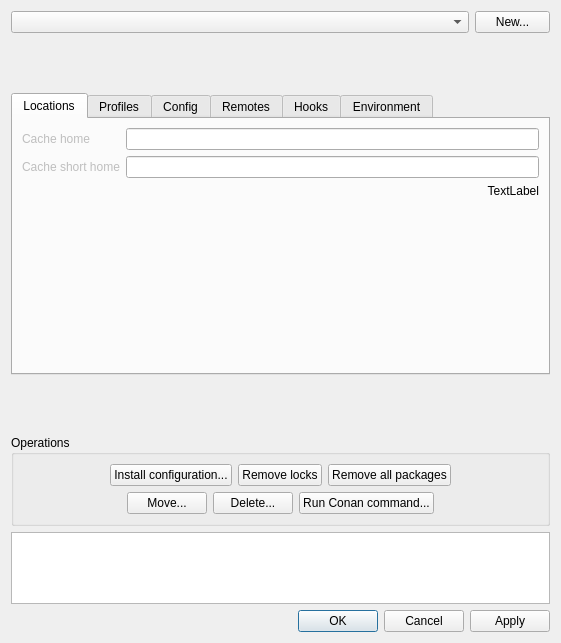
<?xml version="1.0" encoding="UTF-8"?>
<ui version="4.0">
 <class>ManageLocalCaches</class>
 <widget class="QDialog" name="ManageLocalCaches">
  <property name="geometry">
   <rect>
    <x>0</x>
    <y>0</y>
    <width>561</width>
    <height>643</height>
   </rect>
  </property>
  <property name="windowTitle">
   <string>Manage Local Caches</string>
  </property>
  <layout class="QVBoxLayout" name="verticalLayout">
   <item>
    <layout class="QVBoxLayout" name="verticalLayout_5">
     <item>
      <layout class="QHBoxLayout" name="cacheNameLayout">
       <item>
        <widget class="QComboBox" name="local_cache_names">
         <property name="toolTip">
          <string>List of all local caches cruiz is aware of</string>
         </property>
        </widget>
       </item>
       <item>
        <widget class="QPushButton" name="new_local_cache_button">
         <property name="maximumSize">
          <size>
           <width>75</width>
           <height>16777215</height>
          </size>
         </property>
         <property name="toolTip">
          <string>Create a new local cache</string>
         </property>
         <property name="text">
          <string>New...</string>
         </property>
        </widget>
       </item>
      </layout>
     </item>
     <item>
      <spacer name="verticalSpacer_2">
       <property name="orientation">
        <enum>Qt::Vertical</enum>
       </property>
       <property name="sizeHint" stdset="0">
        <size>
         <width>20</width>
         <height>40</height>
        </size>
       </property>
      </spacer>
     </item>
     <item>
      <widget class="QTabWidget" name="localCacheInfo">
       <property name="currentIndex">
        <number>0</number>
       </property>
       <widget class="QWidget" name="locationsTab">
        <attribute name="title">
         <string>Locations</string>
        </attribute>
        <attribute name="toolTip">
         <string>Locations of relevance to the local cache</string>
        </attribute>
        <layout class="QGridLayout" name="gridLayout">
         <item row="2" column="0">
          <spacer name="verticalSpacer_5">
           <property name="orientation">
            <enum>Qt::Vertical</enum>
           </property>
           <property name="sizeHint" stdset="0">
            <size>
             <width>20</width>
             <height>40</height>
            </size>
           </property>
          </spacer>
         </item>
         <item row="0" column="0">
          <layout class="QGridLayout" name="locationsLayout">
           <item row="1" column="0">
            <widget class="QLabel" name="loc_conan_user_home_short_label">
             <property name="enabled">
              <bool>false</bool>
             </property>
             <property name="text">
              <string>Cache short home</string>
             </property>
            </widget>
           </item>
           <item row="0" column="0">
            <widget class="QLabel" name="label_5">
             <property name="enabled">
              <bool>false</bool>
             </property>
             <property name="text">
              <string>Cache home</string>
             </property>
            </widget>
           </item>
           <item row="0" column="1">
            <widget class="QLineEdit" name="conan_user_home"/>
           </item>
           <item row="1" column="1">
            <widget class="QLineEdit" name="conan_user_home_short"/>
           </item>
          </layout>
         </item>
         <item row="1" column="0">
          <widget class="QLabel" name="localCacheRecipeCount">
           <property name="toolTip">
            <string>Number of recipes in cruiz associated with this cache.  A cache can only be deleted when there are no recipe associations.</string>
           </property>
           <property name="text">
            <string>TextLabel</string>
           </property>
           <property name="alignment">
            <set>Qt::AlignRight|Qt::AlignTrailing|Qt::AlignVCenter</set>
           </property>
          </widget>
         </item>
        </layout>
       </widget>
       <widget class="QWidget" name="profilesTab">
        <attribute name="title">
         <string>Profiles</string>
        </attribute>
        <attribute name="toolTip">
         <string>Extra directories to search for profiles (other than in the cache itself), and filenames of profiles that are visible to the cache.</string>
        </attribute>
        <layout class="QVBoxLayout" name="verticalLayout_7">
         <item>
          <layout class="QVBoxLayout" name="verticalLayout_6">
           <property name="spacing">
            <number>0</number>
           </property>
           <item>
            <widget class="QGroupBox" name="groupBox_2">
             <property name="title">
              <string>Available profiles</string>
             </property>
             <layout class="QVBoxLayout" name="verticalLayout_3">
              <property name="spacing">
               <number>0</number>
              </property>
              <property name="leftMargin">
               <number>2</number>
              </property>
              <property name="topMargin">
               <number>2</number>
              </property>
              <property name="rightMargin">
               <number>2</number>
              </property>
              <property name="bottomMargin">
               <number>2</number>
              </property>
              <item>
               <layout class="QHBoxLayout" name="horizontalLayout_7">
                <item>
                 <widget class="QListWidget" name="profilesList">
                  <property name="sizeAdjustPolicy">
                   <enum>QAbstractScrollArea::AdjustToContents</enum>
                  </property>
                 </widget>
                </item>
                <item>
                 <widget class="QPushButton" name="profilesCreateDefault">
                  <property name="text">
                   <string>Create Default</string>
                  </property>
                 </widget>
                </item>
               </layout>
              </item>
             </layout>
            </widget>
           </item>
           <item>
            <widget class="QGroupBox" name="groupBox">
             <property name="title">
              <string>Extra profile directories</string>
             </property>
             <layout class="QVBoxLayout" name="verticalLayout_4">
              <property name="spacing">
               <number>0</number>
              </property>
              <property name="leftMargin">
               <number>2</number>
              </property>
              <property name="topMargin">
               <number>2</number>
              </property>
              <property name="rightMargin">
               <number>2</number>
              </property>
              <property name="bottomMargin">
               <number>2</number>
              </property>
              <item>
               <layout class="QHBoxLayout" name="horizontalLayout_5">
                <property name="spacing">
                 <number>0</number>
                </property>
                <item>
                 <widget class="KeyValueTable" name="profilesTable">
                  <property name="sizeAdjustPolicy">
                   <enum>QAbstractScrollArea::AdjustToContents</enum>
                  </property>
                  <property name="editTriggers">
                   <set>QAbstractItemView::NoEditTriggers</set>
                  </property>
                  <property name="alternatingRowColors">
                   <bool>true</bool>
                  </property>
                  <property name="selectionMode">
                   <enum>QAbstractItemView::SingleSelection</enum>
                  </property>
                  <property name="selectionBehavior">
                   <enum>QAbstractItemView::SelectRows</enum>
                  </property>
                  <attribute name="horizontalHeaderStretchLastSection">
                   <bool>true</bool>
                  </attribute>
                  <attribute name="verticalHeaderVisible">
                   <bool>false</bool>
                  </attribute>
                  <column>
                   <property name="text">
                    <string>Name</string>
                   </property>
                  </column>
                  <column>
                   <property name="text">
                    <string>Directory</string>
                   </property>
                  </column>
                 </widget>
                </item>
                <item>
                 <widget class="QDialogButtonBox" name="profilesTableButtons">
                  <property name="orientation">
                   <enum>Qt::Vertical</enum>
                  </property>
                  <property name="standardButtons">
                   <set>QDialogButtonBox::Close|QDialogButtonBox::Open</set>
                  </property>
                 </widget>
                </item>
               </layout>
              </item>
             </layout>
            </widget>
           </item>
          </layout>
         </item>
        </layout>
       </widget>
       <widget class="QWidget" name="configTab">
        <attribute name="title">
         <string>Config</string>
        </attribute>
        <attribute name="toolTip">
         <string>Current cache configuration state</string>
        </attribute>
        <layout class="QVBoxLayout" name="verticalLayout_9">
         <item>
          <widget class="QCheckBox" name="configPrintRunCommands">
           <property name="text">
            <string>Print run commands</string>
           </property>
          </widget>
         </item>
         <item>
          <widget class="QCheckBox" name="configRevisions">
           <property name="text">
            <string>Revisions</string>
           </property>
          </widget>
         </item>
         <item>
          <spacer name="verticalSpacer_8">
           <property name="orientation">
            <enum>Qt::Vertical</enum>
           </property>
           <property name="sizeHint" stdset="0">
            <size>
             <width>20</width>
             <height>40</height>
            </size>
           </property>
          </spacer>
         </item>
        </layout>
       </widget>
       <widget class="QWidget" name="remotesTab">
        <attribute name="title">
         <string>Remotes</string>
        </attribute>
        <attribute name="toolTip">
         <string>Remotes used to search for package installs by this cache</string>
        </attribute>
        <layout class="QVBoxLayout" name="verticalLayout_10">
         <item>
          <layout class="QHBoxLayout" name="horizontalLayout_3">
           <property name="spacing">
            <number>0</number>
           </property>
           <item>
            <widget class="RemotesTable" name="remotesTable">
             <property name="sizeAdjustPolicy">
              <enum>QAbstractScrollArea::AdjustToContents</enum>
             </property>
             <property name="editTriggers">
              <set>QAbstractItemView::NoEditTriggers</set>
             </property>
             <property name="dragDropOverwriteMode">
              <bool>false</bool>
             </property>
             <property name="dragDropMode">
              <enum>QAbstractItemView::InternalMove</enum>
             </property>
             <property name="defaultDropAction">
              <enum>Qt::MoveAction</enum>
             </property>
             <property name="alternatingRowColors">
              <bool>true</bool>
             </property>
             <property name="selectionMode">
              <enum>QAbstractItemView::SingleSelection</enum>
             </property>
             <property name="selectionBehavior">
              <enum>QAbstractItemView::SelectRows</enum>
             </property>
             <attribute name="horizontalHeaderStretchLastSection">
              <bool>true</bool>
             </attribute>
             <attribute name="verticalHeaderVisible">
              <bool>false</bool>
             </attribute>
             <attribute name="verticalHeaderStretchLastSection">
              <bool>false</bool>
             </attribute>
             <column>
              <property name="text">
               <string>Enabled</string>
              </property>
             </column>
             <column>
              <property name="text">
               <string>Name</string>
              </property>
             </column>
             <column>
              <property name="text">
               <string>Url</string>
              </property>
             </column>
            </widget>
           </item>
           <item>
            <widget class="QDialogButtonBox" name="remotesTableButtons">
             <property name="orientation">
              <enum>Qt::Vertical</enum>
             </property>
             <property name="standardButtons">
              <set>QDialogButtonBox::Close|QDialogButtonBox::Open</set>
             </property>
            </widget>
           </item>
          </layout>
         </item>
        </layout>
       </widget>
       <widget class="QWidget" name="hooksTab">
        <attribute name="title">
         <string>Hooks</string>
        </attribute>
        <attribute name="toolTip">
         <string>Hooks and their status used by commands in this cache</string>
        </attribute>
        <layout class="QVBoxLayout" name="verticalLayout_11">
         <item>
          <layout class="QVBoxLayout" name="hooksLayout">
           <property name="spacing">
            <number>0</number>
           </property>
           <item>
            <widget class="QTableWidget" name="hooksTable">
             <property name="sizeAdjustPolicy">
              <enum>QAbstractScrollArea::AdjustToContents</enum>
             </property>
             <property name="editTriggers">
              <set>QAbstractItemView::NoEditTriggers</set>
             </property>
             <property name="alternatingRowColors">
              <bool>true</bool>
             </property>
             <property name="selectionMode">
              <enum>QAbstractItemView::SingleSelection</enum>
             </property>
             <property name="selectionBehavior">
              <enum>QAbstractItemView::SelectRows</enum>
             </property>
             <attribute name="horizontalHeaderStretchLastSection">
              <bool>true</bool>
             </attribute>
             <attribute name="verticalHeaderVisible">
              <bool>false</bool>
             </attribute>
             <attribute name="verticalHeaderStretchLastSection">
              <bool>false</bool>
             </attribute>
             <column>
              <property name="text">
               <string>Enabled</string>
              </property>
             </column>
             <column>
              <property name="text">
               <string>Path</string>
              </property>
             </column>
            </widget>
           </item>
          </layout>
         </item>
        </layout>
       </widget>
       <widget class="QWidget" name="environmentTab">
        <attribute name="title">
         <string>Environment</string>
        </attribute>
        <attribute name="toolTip">
         <string>Environment variables applied to conan commands in this cache</string>
        </attribute>
        <layout class="QVBoxLayout" name="verticalLayout_12">
         <item>
          <widget class="QGroupBox" name="groupBox_3">
           <property name="title">
            <string>Additions</string>
           </property>
           <layout class="QHBoxLayout" name="horizontalLayout_4">
            <property name="spacing">
             <number>0</number>
            </property>
            <property name="leftMargin">
             <number>0</number>
            </property>
            <property name="topMargin">
             <number>0</number>
            </property>
            <property name="rightMargin">
             <number>0</number>
            </property>
            <property name="bottomMargin">
             <number>0</number>
            </property>
            <item>
             <widget class="KeyValueTable" name="envTable">
              <property name="sizeAdjustPolicy">
               <enum>QAbstractScrollArea::AdjustToContents</enum>
              </property>
              <property name="editTriggers">
               <set>QAbstractItemView::DoubleClicked</set>
              </property>
              <property name="alternatingRowColors">
               <bool>true</bool>
              </property>
              <property name="selectionMode">
               <enum>QAbstractItemView::SingleSelection</enum>
              </property>
              <property name="selectionBehavior">
               <enum>QAbstractItemView::SelectRows</enum>
              </property>
              <attribute name="horizontalHeaderStretchLastSection">
               <bool>true</bool>
              </attribute>
              <attribute name="verticalHeaderVisible">
               <bool>false</bool>
              </attribute>
              <column>
               <property name="text">
                <string>Name</string>
               </property>
              </column>
              <column>
               <property name="text">
                <string>Value</string>
               </property>
              </column>
             </widget>
            </item>
            <item>
             <widget class="QDialogButtonBox" name="envTableButtons">
              <property name="orientation">
               <enum>Qt::Vertical</enum>
              </property>
              <property name="standardButtons">
               <set>QDialogButtonBox::Close|QDialogButtonBox::Open</set>
              </property>
             </widget>
            </item>
           </layout>
          </widget>
         </item>
         <item>
          <widget class="QGroupBox" name="groupBox_4">
           <property name="title">
            <string>Removals</string>
           </property>
           <layout class="QHBoxLayout" name="horizontalLayout_6">
            <property name="spacing">
             <number>0</number>
            </property>
            <property name="leftMargin">
             <number>0</number>
            </property>
            <property name="topMargin">
             <number>0</number>
            </property>
            <property name="rightMargin">
             <number>0</number>
            </property>
            <property name="bottomMargin">
             <number>0</number>
            </property>
            <item>
             <widget class="QListWidget" name="envRemoveList">
              <property name="sizeAdjustPolicy">
               <enum>QAbstractScrollArea::AdjustToContents</enum>
              </property>
              <property name="editTriggers">
               <set>QAbstractItemView::DoubleClicked</set>
              </property>
              <property name="alternatingRowColors">
               <bool>true</bool>
              </property>
              <property name="selectionMode">
               <enum>QAbstractItemView::SingleSelection</enum>
              </property>
              <property name="selectionBehavior">
               <enum>QAbstractItemView::SelectRows</enum>
              </property>
             </widget>
            </item>
            <item>
             <widget class="QDialogButtonBox" name="envRemoveButtons">
              <property name="orientation">
               <enum>Qt::Vertical</enum>
              </property>
              <property name="standardButtons">
               <set>QDialogButtonBox::Close|QDialogButtonBox::Open</set>
              </property>
             </widget>
            </item>
           </layout>
          </widget>
         </item>
         <item>
          <spacer name="verticalSpacer">
           <property name="orientation">
            <enum>Qt::Vertical</enum>
           </property>
           <property name="sizeHint" stdset="0">
            <size>
             <width>20</width>
             <height>40</height>
            </size>
           </property>
          </spacer>
         </item>
        </layout>
       </widget>
      </widget>
     </item>
     <item>
      <spacer name="verticalSpacer_3">
       <property name="orientation">
        <enum>Qt::Vertical</enum>
       </property>
       <property name="sizeHint" stdset="0">
        <size>
         <width>20</width>
         <height>40</height>
        </size>
       </property>
      </spacer>
     </item>
     <item>
      <widget class="QGroupBox" name="operationsBox">
       <property name="title">
        <string>Operations</string>
       </property>
       <property name="flat">
        <bool>false</bool>
       </property>
       <layout class="QVBoxLayout" name="verticalLayout_2">
        <item>
         <layout class="QHBoxLayout" name="horizontalLayout_2">
          <item>
           <spacer name="horizontalSpacer_3">
            <property name="orientation">
             <enum>Qt::Horizontal</enum>
            </property>
            <property name="sizeHint" stdset="0">
             <size>
              <width>40</width>
              <height>20</height>
             </size>
            </property>
           </spacer>
          </item>
          <item>
           <widget class="QPushButton" name="operations_installConfigButton">
            <property name="toolTip">
             <string>Install an external configuration onto the local cache</string>
            </property>
            <property name="text">
             <string>Install configuration...</string>
            </property>
           </widget>
          </item>
          <item>
           <widget class="QPushButton" name="operations_removeLocksButton">
            <property name="toolTip">
             <string>Remove all locks from within the local cache which may otherwise block some commands</string>
            </property>
            <property name="text">
             <string>Remove locks</string>
            </property>
           </widget>
          </item>
          <item>
           <widget class="QPushButton" name="operations_removeAllPackagesButton">
            <property name="toolTip">
             <string>Remove all installed packages from the local cache</string>
            </property>
            <property name="text">
             <string>Remove all packages</string>
            </property>
           </widget>
          </item>
          <item>
           <spacer name="horizontalSpacer_2">
            <property name="orientation">
             <enum>Qt::Horizontal</enum>
            </property>
            <property name="sizeHint" stdset="0">
             <size>
              <width>40</width>
              <height>20</height>
             </size>
            </property>
           </spacer>
          </item>
         </layout>
        </item>
        <item>
         <layout class="QHBoxLayout" name="horizontalLayout">
          <item>
           <spacer name="horizontalSpacer_4">
            <property name="orientation">
             <enum>Qt::Horizontal</enum>
            </property>
            <property name="sizeHint" stdset="0">
             <size>
              <width>40</width>
              <height>20</height>
             </size>
            </property>
           </spacer>
          </item>
          <item>
           <widget class="QPushButton" name="moveCacheButton">
            <property name="toolTip">
             <string>Move the location of the local cache</string>
            </property>
            <property name="text">
             <string>Move...</string>
            </property>
           </widget>
          </item>
          <item>
           <widget class="QPushButton" name="deleteCacheButton">
            <property name="toolTip">
             <string>Delete the local cache, from disk and from cruiz</string>
            </property>
            <property name="text">
             <string>Delete...</string>
            </property>
           </widget>
          </item>
          <item>
           <widget class="QPushButton" name="runConanCommandButton">
            <property name="text">
             <string>Run Conan command...</string>
            </property>
           </widget>
          </item>
          <item>
           <spacer name="horizontalSpacer_5">
            <property name="orientation">
             <enum>Qt::Horizontal</enum>
            </property>
            <property name="sizeHint" stdset="0">
             <size>
              <width>40</width>
              <height>20</height>
             </size>
            </property>
           </spacer>
          </item>
         </layout>
        </item>
       </layout>
      </widget>
     </item>
     <item>
      <widget class="QPlainTextEdit" name="localCacheLog">
       <property name="contextMenuPolicy">
        <enum>Qt::CustomContextMenu</enum>
       </property>
       <property name="sizeAdjustPolicy">
        <enum>QAbstractScrollArea::AdjustToContents</enum>
       </property>
       <property name="undoRedoEnabled">
        <bool>false</bool>
       </property>
       <property name="readOnly">
        <bool>true</bool>
       </property>
      </widget>
     </item>
     <item>
      <widget class="QDialogButtonBox" name="buttonBox">
       <property name="orientation">
        <enum>Qt::Horizontal</enum>
       </property>
       <property name="standardButtons">
        <set>QDialogButtonBox::Apply|QDialogButtonBox::Cancel|QDialogButtonBox::Ok</set>
       </property>
      </widget>
     </item>
    </layout>
   </item>
  </layout>
 </widget>
 <customwidgets>
  <customwidget>
   <class>RemotesTable</class>
   <extends>QTableWidget</extends>
   <header>cruiz/manage_local_cache/widgets/remotestable.h</header>
  </customwidget>
  <customwidget>
   <class>KeyValueTable</class>
   <extends>QTableWidget</extends>
   <header>cruiz/manage_local_cache/widgets/keyvaluetable.h</header>
  </customwidget>
 </customwidgets>
 <resources/>
 <connections>
  <connection>
   <sender>buttonBox</sender>
   <signal>accepted()</signal>
   <receiver>ManageLocalCaches</receiver>
   <slot>accept()</slot>
   <hints>
    <hint type="sourcelabel">
     <x>224</x>
     <y>216</y>
    </hint>
    <hint type="destinationlabel">
     <x>157</x>
     <y>237</y>
    </hint>
   </hints>
  </connection>
  <connection>
   <sender>buttonBox</sender>
   <signal>rejected()</signal>
   <receiver>ManageLocalCaches</receiver>
   <slot>reject()</slot>
   <hints>
    <hint type="sourcelabel">
     <x>292</x>
     <y>222</y>
    </hint>
    <hint type="destinationlabel">
     <x>286</x>
     <y>237</y>
    </hint>
   </hints>
  </connection>
 </connections>
</ui>
